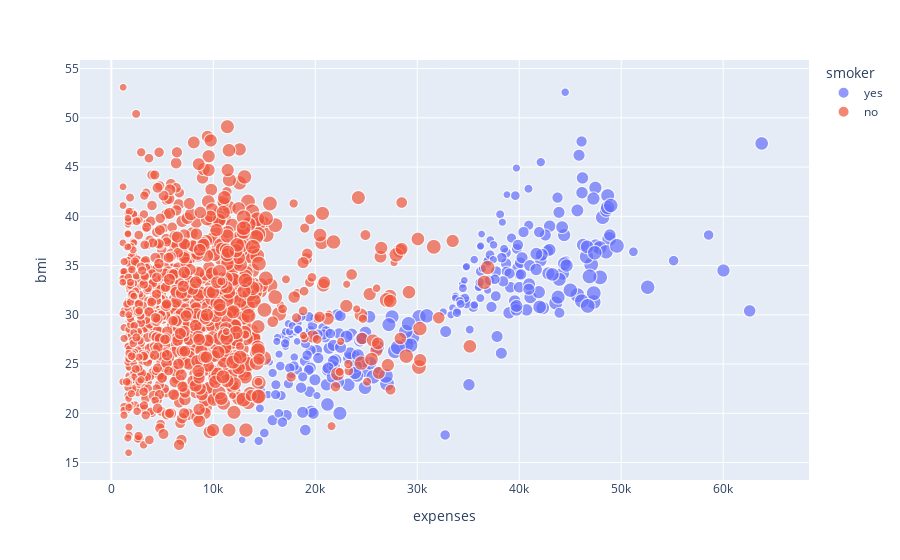

Notebook source saved alongside this figure:
### Code cell
px.scatter(data, 
                 x = 'expenses',
                 y = 'bmi',
                 size = 'age',
                 color = 'smoker',
          hover_name = 'expenses', size_max=15)

### Figure 1 — Plotly figure (JSON) as saved in the notebook; plotly's stock layout.template omitted (floating-point values rounded to 4 significant figures; data arrays with more than 128 entries replaced by an {"elided": "..."} marker saying what was removed)
{"data": [{"hovertemplate": "<b>%{hovertext}</b><br><br>smoker=yes<br>expenses=%{x}<br>bmi=%{y}<br>age=%{marker.size}<extra></extra>", "hovertext": {"elided": "274 float values"}, "legendgroup": "yes", "marker": {"color": "#636efa", "size": {"elided": "274 int values"}, "sizemode": "area", "sizeref": 0.2844, "symbol": "circle"}, "mode": "markers", "name": "yes", "showlegend": true, "type": "scattergl", "x": {"elided": "274 float values"}, "xaxis": "x", "y": {"elided": "274 float values"}, "yaxis": "y"}, {"hovertemplate": "<b>%{hovertext}</b><br><br>smoker=no<br>expenses=%{x}<br>bmi=%{y}<br>age=%{marker.size}<extra></extra>", "hovertext": {"elided": "1064 float values"}, "legendgroup": "no", "marker": {"color": "#EF553B", "size": {"elided": "1064 int values"}, "sizemode": "area", "sizeref": 0.2844, "symbol": "circle"}, "mode": "markers", "name": "no", "showlegend": true, "type": "scattergl", "x": {"elided": "1064 float values"}, "xaxis": "x", "y": {"elided": "1064 float values"}, "yaxis": "y"}], "layout": {"legend": {"itemsizing": "constant", "title": {"text": "smoker"}, "tracegroupgap": 0}, "margin": {"t": 60}, "xaxis": {"anchor": "y", "domain": [0, 1], "title": {"text": "expenses"}}, "yaxis": {"anchor": "x", "domain": [0, 1], "title": {"text": "bmi"}}}}
